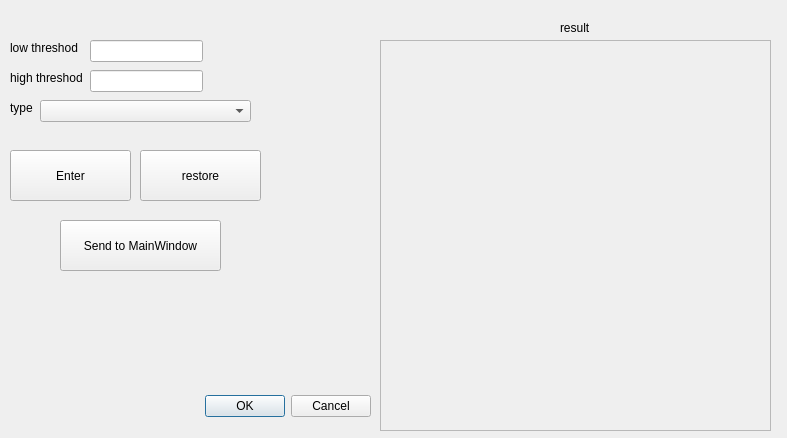
<?xml version="1.0" encoding="UTF-8"?>
<ui version="4.0">
 <class>binarizationClass</class>
 <widget class="QDialog" name="binarizationClass">
  <property name="geometry">
   <rect>
    <x>0</x>
    <y>0</y>
    <width>787</width>
    <height>438</height>
   </rect>
  </property>
  <property name="windowTitle">
   <string>Dialog</string>
  </property>
  <widget class="QWidget" name="layoutWidget">
   <property name="geometry">
    <rect>
     <x>20</x>
     <y>390</y>
     <width>351</width>
     <height>33</height>
    </rect>
   </property>
   <layout class="QHBoxLayout">
    <property name="spacing">
     <number>6</number>
    </property>
    <property name="leftMargin">
     <number>0</number>
    </property>
    <property name="topMargin">
     <number>0</number>
    </property>
    <property name="rightMargin">
     <number>0</number>
    </property>
    <property name="bottomMargin">
     <number>0</number>
    </property>
    <item>
     <spacer>
      <property name="orientation">
       <enum>Qt::Horizontal</enum>
      </property>
      <property name="sizeHint" stdset="0">
       <size>
        <width>131</width>
        <height>31</height>
       </size>
      </property>
     </spacer>
    </item>
    <item>
     <widget class="QPushButton" name="okButton">
      <property name="text">
       <string>OK</string>
      </property>
     </widget>
    </item>
    <item>
     <widget class="QPushButton" name="cancelButton">
      <property name="text">
       <string>Cancel</string>
      </property>
     </widget>
    </item>
   </layout>
  </widget>
  <widget class="QPushButton" name="pushButton">
   <property name="geometry">
    <rect>
     <x>10</x>
     <y>150</y>
     <width>121</width>
     <height>51</height>
    </rect>
   </property>
   <property name="text">
    <string>Enter</string>
   </property>
  </widget>
  <widget class="QPushButton" name="pushButton_2">
   <property name="geometry">
    <rect>
     <x>140</x>
     <y>150</y>
     <width>121</width>
     <height>51</height>
    </rect>
   </property>
   <property name="text">
    <string>restore</string>
   </property>
  </widget>
  <widget class="QLineEdit" name="lineEdit">
   <property name="geometry">
    <rect>
     <x>90</x>
     <y>40</y>
     <width>113</width>
     <height>22</height>
    </rect>
   </property>
  </widget>
  <widget class="QPushButton" name="pushButton_3">
   <property name="geometry">
    <rect>
     <x>60</x>
     <y>220</y>
     <width>161</width>
     <height>51</height>
    </rect>
   </property>
   <property name="text">
    <string>Send to MainWindow</string>
   </property>
  </widget>
  <widget class="QLabel" name="label">
   <property name="geometry">
    <rect>
     <x>10</x>
     <y>40</y>
     <width>81</width>
     <height>16</height>
    </rect>
   </property>
   <property name="text">
    <string>low threshod</string>
   </property>
  </widget>
  <widget class="QLabel" name="label_2">
   <property name="geometry">
    <rect>
     <x>10</x>
     <y>70</y>
     <width>81</width>
     <height>16</height>
    </rect>
   </property>
   <property name="text">
    <string>high threshod</string>
   </property>
  </widget>
  <widget class="QComboBox" name="comboBox">
   <property name="geometry">
    <rect>
     <x>40</x>
     <y>100</y>
     <width>211</width>
     <height>22</height>
    </rect>
   </property>
  </widget>
  <widget class="QLabel" name="label_3">
   <property name="geometry">
    <rect>
     <x>10</x>
     <y>100</y>
     <width>31</width>
     <height>16</height>
    </rect>
   </property>
   <property name="text">
    <string>type</string>
   </property>
  </widget>
  <widget class="QLabel" name="label_4">
   <property name="geometry">
    <rect>
     <x>560</x>
     <y>20</y>
     <width>41</width>
     <height>16</height>
    </rect>
   </property>
   <property name="text">
    <string>result</string>
   </property>
  </widget>
  <widget class="QScrollArea" name="scrollArea">
   <property name="geometry">
    <rect>
     <x>380</x>
     <y>40</y>
     <width>391</width>
     <height>391</height>
    </rect>
   </property>
   <property name="widgetResizable">
    <bool>true</bool>
   </property>
   <widget class="QWidget" name="scrollAreaWidgetContents">
    <property name="geometry">
     <rect>
      <x>0</x>
      <y>0</y>
      <width>389</width>
      <height>389</height>
     </rect>
    </property>
   </widget>
  </widget>
  <widget class="QLineEdit" name="lineEdit_2">
   <property name="geometry">
    <rect>
     <x>90</x>
     <y>70</y>
     <width>113</width>
     <height>22</height>
    </rect>
   </property>
  </widget>
 </widget>
 <resources/>
 <connections>
  <connection>
   <sender>okButton</sender>
   <signal>clicked()</signal>
   <receiver>binarizationClass</receiver>
   <slot>accept()</slot>
   <hints>
    <hint type="sourcelabel">
     <x>270</x>
     <y>392</y>
    </hint>
    <hint type="destinationlabel">
     <x>96</x>
     <y>254</y>
    </hint>
   </hints>
  </connection>
  <connection>
   <sender>cancelButton</sender>
   <signal>clicked()</signal>
   <receiver>binarizationClass</receiver>
   <slot>reject()</slot>
   <hints>
    <hint type="sourcelabel">
     <x>369</x>
     <y>395</y>
    </hint>
    <hint type="destinationlabel">
     <x>179</x>
     <y>282</y>
    </hint>
   </hints>
  </connection>
  <connection>
   <sender>lineEdit</sender>
   <signal>editingFinished()</signal>
   <receiver>binarizationClass</receiver>
   <slot>on_lowThresh_clicked()</slot>
   <hints>
    <hint type="sourcelabel">
     <x>166</x>
     <y>45</y>
    </hint>
    <hint type="destinationlabel">
     <x>250</x>
     <y>27</y>
    </hint>
   </hints>
  </connection>
  <connection>
   <sender>lineEdit_2</sender>
   <signal>editingFinished()</signal>
   <receiver>binarizationClass</receiver>
   <slot>on_highThresh_clicked()</slot>
   <hints>
    <hint type="sourcelabel">
     <x>192</x>
     <y>82</y>
    </hint>
    <hint type="destinationlabel">
     <x>284</x>
     <y>82</y>
    </hint>
   </hints>
  </connection>
  <connection>
   <sender>comboBox</sender>
   <signal>editTextChanged(QString)</signal>
   <receiver>binarizationClass</receiver>
   <slot>on_comboBox_ckicked()</slot>
   <hints>
    <hint type="sourcelabel">
     <x>198</x>
     <y>109</y>
    </hint>
    <hint type="destinationlabel">
     <x>316</x>
     <y>125</y>
    </hint>
   </hints>
  </connection>
  <connection>
   <sender>pushButton</sender>
   <signal>clicked()</signal>
   <receiver>binarizationClass</receiver>
   <slot>on_enter_clicked()</slot>
   <hints>
    <hint type="sourcelabel">
     <x>105</x>
     <y>185</y>
    </hint>
    <hint type="destinationlabel">
     <x>342</x>
     <y>183</y>
    </hint>
   </hints>
  </connection>
  <connection>
   <sender>pushButton_2</sender>
   <signal>clicked()</signal>
   <receiver>binarizationClass</receiver>
   <slot>on_restore_clicked()</slot>
   <hints>
    <hint type="sourcelabel">
     <x>234</x>
     <y>162</y>
    </hint>
    <hint type="destinationlabel">
     <x>340</x>
     <y>219</y>
    </hint>
   </hints>
  </connection>
  <connection>
   <sender>pushButton_3</sender>
   <signal>clicked()</signal>
   <receiver>binarizationClass</receiver>
   <slot>on_send_clicked()</slot>
   <hints>
    <hint type="sourcelabel">
     <x>137</x>
     <y>240</y>
    </hint>
    <hint type="destinationlabel">
     <x>308</x>
     <y>231</y>
    </hint>
   </hints>
  </connection>
 </connections>
 <slots>
  <slot>on_lowThresh_clicked()</slot>
  <slot>on_highThresh_clicked()</slot>
  <slot>on_comboBox_ckicked()</slot>
  <slot>on_enter_clicked()</slot>
  <slot>on_restore_clicked()</slot>
  <slot>on_send_clicked()</slot>
 </slots>
</ui>
